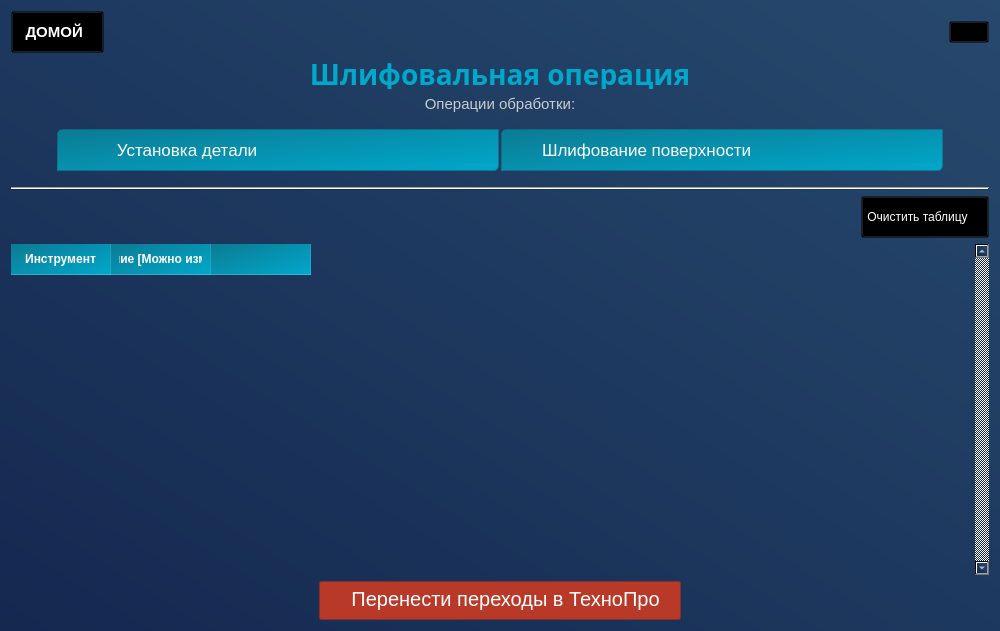
<?xml version="1.0" encoding="UTF-8"?>
<ui version="4.0">
 <class>Shlifovanie</class>
 <widget class="QWidget" name="Shlifovanie">
  <property name="geometry">
   <rect>
    <x>0</x>
    <y>0</y>
    <width>1000</width>
    <height>631</height>
   </rect>
  </property>
  <property name="sizePolicy">
   <sizepolicy hsizetype="Minimum" vsizetype="Preferred">
    <horstretch>0</horstretch>
    <verstretch>0</verstretch>
   </sizepolicy>
  </property>
  <property name="minimumSize">
   <size>
    <width>1000</width>
    <height>0</height>
   </size>
  </property>
  <property name="windowTitle">
   <string>Form</string>
  </property>
  <property name="styleSheet">
   <string notr="true">color: white;
background-color: qlineargradient(spread:pad, x1:0, y1:1, x2:1, y2:0, stop:0 rgba(20, 40, 80, 255), stop:1 rgba(39, 73, 109, 255));
</string>
  </property>
  <layout class="QVBoxLayout" name="verticalLayout">
   <item>
    <layout class="QHBoxLayout" name="horizontalLayout">
     <property name="topMargin">
      <number>0</number>
     </property>
     <item alignment="Qt::AlignmentFlag::AlignLeft">
      <widget class="QPushButton" name="btn_home">
       <property name="font">
        <font>
         <pointsize>11</pointsize>
         <bold>true</bold>
        </font>
       </property>
       <property name="cursor">
        <cursorShape>PointingHandCursor</cursorShape>
       </property>
       <property name="styleSheet">
        <string notr="true">QPushButton {
	border-bottom: 1px solid white;
	height: 30px;
	background-color: rgba(0,0,0,0);
	padding: 5 20 5 5

}
QPushButton:hover {
	border-radius: 10px;
	border: none;
	border-left: 1px solid rgb(58, 170, 255);
	background-color: qlineargradient(spread:pad, x1:1, y1:0.506, x2:0.517045, y2:0.528, stop:0.0340909 rgba(15, 109, 159, 0), stop:1 rgba(15, 109, 159, 64))
}
QPushButton:pressed {
	background-color: rgb(0, 53, 93)
}</string>
       </property>
       <property name="text">
        <string>  ДОМОЙ</string>
       </property>
       <property name="icon">
        <iconset resource="res/res.qrc">
         <normaloff>:/icons/back2.png</normaloff>:/icons/back2.png</iconset>
       </property>
       <property name="iconSize">
        <size>
         <width>20</width>
         <height>20</height>
        </size>
       </property>
       <property name="shortcut">
        <string>Esc</string>
       </property>
      </widget>
     </item>
     <item alignment="Qt::AlignmentFlag::AlignRight">
      <widget class="QPushButton" name="pushButton">
       <property name="styleSheet">
        <string notr="true">background: rgba(0, 0, 0, 0);</string>
       </property>
       <property name="text">
        <string/>
       </property>
       <property name="icon">
        <iconset resource="res/res.qrc">
         <normaloff>:/icons/logo_cut.png</normaloff>:/icons/logo_cut.png</iconset>
       </property>
       <property name="iconSize">
        <size>
         <width>50</width>
         <height>50</height>
        </size>
       </property>
      </widget>
     </item>
    </layout>
   </item>
   <item>
    <widget class="QLabel" name="label_title_2">
     <property name="maximumSize">
      <size>
       <width>16777215</width>
       <height>30</height>
      </size>
     </property>
     <property name="font">
      <font>
       <family>Onyx</family>
       <pointsize>-1</pointsize>
       <fontweight>DemiBold</fontweight>
      </font>
     </property>
     <property name="styleSheet">
      <string notr="true">background-color: none;
color: qlineargradient(spread:pad, x1:0, y1:0, x2:1, y2:1, stop:0 rgba(12, 123, 147, 255), stop:1 rgba(0, 168, 204, 255));
font-size: 28px;
font-weight: 600;
border: none;
width: 300px;

</string>
     </property>
     <property name="text">
      <string>Шлифовальная операция</string>
     </property>
     <property name="alignment">
      <set>Qt::AlignmentFlag::AlignCenter</set>
     </property>
    </widget>
   </item>
   <item>
    <widget class="QLabel" name="label">
     <property name="font">
      <font>
       <pointsize>-1</pointsize>
       <bold>false</bold>
      </font>
     </property>
     <property name="styleSheet">
      <string notr="true">background-color: none;
color: rgb(203, 203, 203);
font-size: 15px;
font-weight: 400;
border: none</string>
     </property>
     <property name="text">
      <string>Операции обработки:</string>
     </property>
     <property name="alignment">
      <set>Qt::AlignmentFlag::AlignBottom|Qt::AlignmentFlag::AlignHCenter</set>
     </property>
    </widget>
   </item>
   <item alignment="Qt::AlignmentFlag::AlignHCenter">
    <widget class="QWidget" name="widget" native="true">
     <property name="styleSheet">
      <string notr="true">QWidget {
	background: none;
}
QPushButton {
	background:qlineargradient(spread:pad, x1:0, y1:0, x2:1, y2:1, stop:0 rgba(12, 123, 147, 255), stop:1 rgba(0, 168, 204, 255));
	border: none;
	height: 30px;	
	width: 400px;
	font-size: 17px;
	padding: 5 0 5 40;
	border-bottom-right-radius: 5px;
	border-top-left-radius: 5px;
	border: 1px solid qradialgradient(spread:pad, cx:0.506, cy:1, radius:1.147, fx:0.494318, fy:1, stop:0 rgba(12, 123, 147, 255), stop:1 rgba(255, 255, 255, 0));
	text-align: left;
}
QPushButton:hover {
	color: rgb(0, 168, 204);
	border-left: 1px solid rgb(10, 169, 255);
	border-right: 1px solid rgb(10, 169, 255);
	background-color: qlineargradient(spread:pad, x1:0, y1:0.477, x2:1, y2:0.518, stop:0 rgba(15, 109, 159, 64), stop:0.505682 rgba(15, 111, 149, 0), stop:1 rgba(15, 112, 139, 58));
}
QPushButton:pressed {
	background-color: rgb(0, 53, 93)
}</string>
     </property>
     <layout class="QVBoxLayout" name="verticalLayout_3">
      <property name="spacing">
       <number>2</number>
      </property>
      <property name="leftMargin">
       <number>0</number>
      </property>
      <property name="topMargin">
       <number>10</number>
      </property>
      <property name="rightMargin">
       <number>0</number>
      </property>
      <property name="bottomMargin">
       <number>0</number>
      </property>
      <item>
       <layout class="QGridLayout" name="gridLayout">
        <property name="bottomMargin">
         <number>10</number>
        </property>
        <item row="0" column="0" alignment="Qt::AlignmentFlag::AlignLeft">
         <widget class="QPushButton" name="btn_start_obrabotki">
          <property name="cursor">
           <cursorShape>PointingHandCursor</cursorShape>
          </property>
          <property name="styleSheet">
           <string notr="true"/>
          </property>
          <property name="text">
           <string>    Установка детали</string>
          </property>
          <property name="icon">
           <iconset resource="res/res.qrc">
            <normaloff>:/tokar/tok_start_no_back.png</normaloff>:/tokar/tok_start_no_back.png</iconset>
          </property>
          <property name="iconSize">
           <size>
            <width>90</width>
            <height>40</height>
           </size>
          </property>
         </widget>
        </item>
        <item row="0" column="1">
         <widget class="QPushButton" name="btn_shlifovka_poverh">
          <property name="cursor">
           <cursorShape>PointingHandCursor</cursorShape>
          </property>
          <property name="styleSheet">
           <string notr="true"/>
          </property>
          <property name="text">
           <string>Шлифование поверхности</string>
          </property>
          <property name="icon">
           <iconset resource="res/res.qrc">
            <normaloff>:/shlifovka/shlifovanie.PNG</normaloff>:/shlifovka/shlifovanie.PNG</iconset>
          </property>
          <property name="iconSize">
           <size>
            <width>90</width>
            <height>40</height>
           </size>
          </property>
         </widget>
        </item>
       </layout>
      </item>
     </layout>
    </widget>
   </item>
   <item>
    <widget class="Line" name="line">
     <property name="orientation">
      <enum>Qt::Orientation::Horizontal</enum>
     </property>
    </widget>
   </item>
   <item alignment="Qt::AlignmentFlag::AlignRight">
    <widget class="QPushButton" name="btn_clear_table">
     <property name="cursor">
      <cursorShape>PointingHandCursor</cursorShape>
     </property>
     <property name="styleSheet">
      <string notr="true">QPushButton {
	border-bottom: 1px solid white;
	height: 30px;
	background-color: rgba(0,0,0,0);
	padding: 5 20 5 5

}
QPushButton:hover {
	border-radius: 10px;
	border: none;
	background-color: qradialgradient(spread:pad, cx:0.5, cy:0.5, radius:0.5, fx:0.5, fy:0.5, stop:0 rgba(12, 123, 147, 177), stop:1 rgba(39, 73, 109, 255))
}
QPushButton:pressed {
	background-color: rgb(0, 53, 93)
}</string>
     </property>
     <property name="text">
      <string>Очистить таблицу</string>
     </property>
     <property name="icon">
      <iconset resource="res/res.qrc">
       <normaloff>:/icons/clear.png</normaloff>:/icons/clear.png</iconset>
     </property>
    </widget>
   </item>
   <item>
    <widget class="QTableWidget" name="table_widget">
     <property name="font">
      <font>
       <pointsize>10</pointsize>
      </font>
     </property>
     <property name="styleSheet">
      <string notr="true">/* Сам виджет — прозрачный фон */
* {
 background: rgba(255, 255, 255, 0);
}
QTableWidget {
    background: transparent;
    border: none;
    color: #ffffff;
    gridline-color: rgba(255, 255, 255, 0.15);  /* ← это рисует сетку */
    selection-background-color: rgba(255, 255, 255, 0.25);
    selection-color: #ffffff;
}

QTableWidget::item {
    background: transparent;
    color: #ffffff;
    border: none;
	padding: 4 6
    /* padding и border УБРАЛИ — они ломают resizeRowsToContents */
}





/* Заголовки — ЕДИНСТВЕННОЕ место с фоном */
QHeaderView::section {
    background-color: qlineargradient(spread:pad, x1:0, y1:0, x2:1, y2:1, stop:0 rgba(12, 123, 147, 255), stop:1 rgba(0, 168, 204, 255));
    color: #ffffff;
    padding: 6px 8px;
    border: none;
    border-right: 1px solid rgba(255, 255, 255, 0.1);
    border-bottom: 1px solid rgba(255, 255, 255, 0.2);
    font-weight: bold;
}



/* Угловая кнопка (пересечение заголовков) */
QTableCornerButton::section {
    background-color:  qlineargradient(spread:pad, x1:0, y1:0, x2:1, y2:1, stop:0 rgba(12, 123, 147, 255), stop:1 rgba(0, 168, 204, 255));
    border: none;
    border-right: 1px solid rgba(255, 255, 255, 0.1);
    border-bottom: 1px solid rgba(255, 255, 255, 0.2);
}

/* Скроллбары — минимально, чтобы не мешали */
QTableWidget QScrollBar:vertical {
    background: transparent;
    width: 8px;
}

QTableWidget QScrollBar::handle:vertical {
    background: rgba(255, 255, 255, 0.3);
    border-radius: 4px;
    min-height: 20px;
}

QTableWidget QScrollBar::handle:vertical:hover {
    background: rgba(255, 255, 255, 0.5);
}

QTableWidget QScrollBar::add-line:vertical,
QTableWidget QScrollBar::sub-line:vertical,
QTableWidget QScrollBar::add-page:vertical,
QTableWidget QScrollBar::sub-page:vertical {
    background: transparent;
    height: 0px;
}

QTableWidget QScrollBar:horizontal {
    background: transparent;
    height: 8px;
}

QTableWidget QScrollBar::handle:horizontal {
    background: rgba(255, 255, 255, 0.3);
    border-radius: 4px;
    min-width: 20px;
}

QTableWidget QScrollBar::handle:horizontal:hover {
    background: rgba(255, 255, 255, 0.5);
}

QTableWidget QScrollBar::add-line:horizontal,
QTableWidget QScrollBar::sub-line:horizontal,
QTableWidget QScrollBar::add-page:horizontal,
QTableWidget QScrollBar::sub-page:horizontal {
    background: transparent;
    width: 0px;
}
QPushButton {
	image: url(:/icons/trash.png);
	padding: 10;
	min-height: 30px;
	min-width: 30px;

}
QPushButton:hover {
	image: url(:/icons/trash_grey.png);
	cursor: pointer;
}</string>
     </property>
     <property name="verticalScrollBarPolicy">
      <enum>Qt::ScrollBarPolicy::ScrollBarAlwaysOn</enum>
     </property>
     <property name="horizontalScrollBarPolicy">
      <enum>Qt::ScrollBarPolicy::ScrollBarAlwaysOff</enum>
     </property>
     <property name="autoScroll">
      <bool>false</bool>
     </property>
     <property name="showGrid">
      <bool>true</bool>
     </property>
     <property name="columnCount">
      <number>3</number>
     </property>
     <attribute name="horizontalHeaderVisible">
      <bool>true</bool>
     </attribute>
     <attribute name="verticalHeaderMinimumSectionSize">
      <number>0</number>
     </attribute>
     <attribute name="verticalHeaderDefaultSectionSize">
      <number>0</number>
     </attribute>
     <column>
      <property name="text">
       <string>Инструмент</string>
      </property>
     </column>
     <column>
      <property name="text">
       <string>Описание [Можно изменять]</string>
      </property>
     </column>
     <column>
      <property name="text">
       <string/>
      </property>
     </column>
    </widget>
   </item>
   <item alignment="Qt::AlignmentFlag::AlignHCenter">
    <widget class="QPushButton" name="btn_save_and_export">
     <property name="maximumSize">
      <size>
       <width>16777215</width>
       <height>16777215</height>
      </size>
     </property>
     <property name="cursor">
      <cursorShape>PointingHandCursor</cursorShape>
     </property>
     <property name="styleSheet">
      <string notr="true">QPushButton {
	border: 1px solid;
	border-color: rgb(125, 50, 50);
	border-radius: 2px;
	height: 30px;	
	width: 350px;
	background-color: rgb(185, 57, 41);
	padding: 2 5 5 5;
	font-size: 15pt;
}
QPushButton:hover {
	background-color: rgb(175, 41, 41)
}
QPushButton:pressed {
	background-color: rgb(115, 28, 28)
}</string>
     </property>
     <property name="text">
      <string>  Перенести переходы в ТехноПро</string>
     </property>
     <property name="icon">
      <iconset resource="res/res.qrc">
       <normaloff>:/icons/export.png</normaloff>:/icons/export.png</iconset>
     </property>
     <property name="iconSize">
      <size>
       <width>20</width>
       <height>20</height>
      </size>
     </property>
    </widget>
   </item>
  </layout>
 </widget>
 <resources>
  <include location="res/res.qrc"/>
 </resources>
 <connections/>
</ui>
